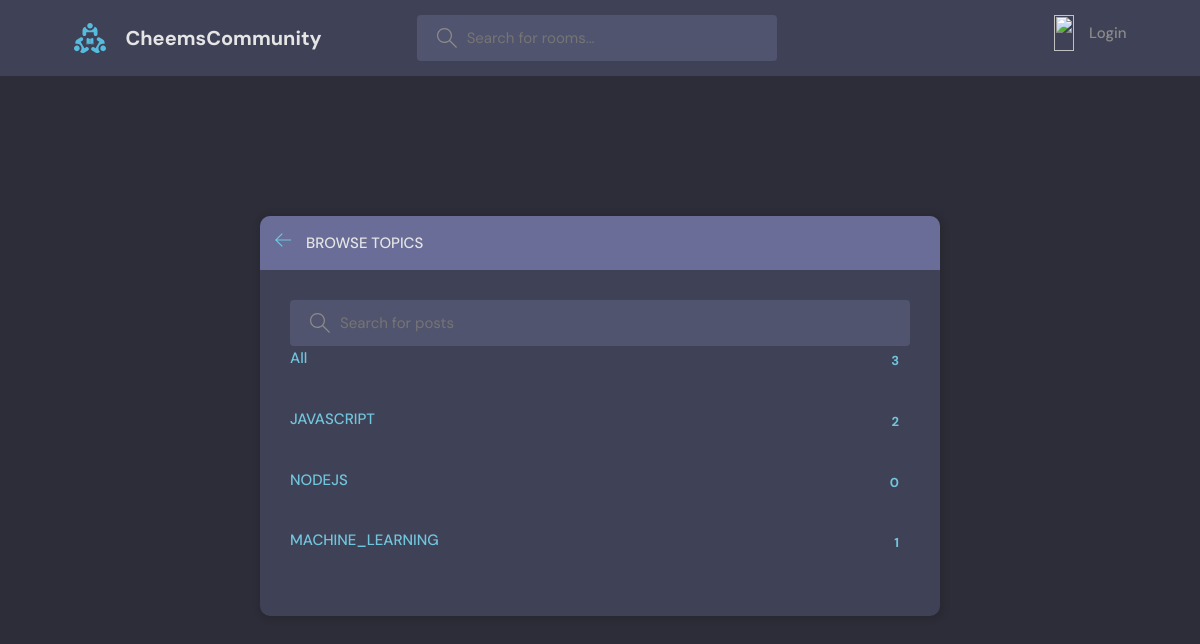
The page /topics/ on the database as committed earlier.
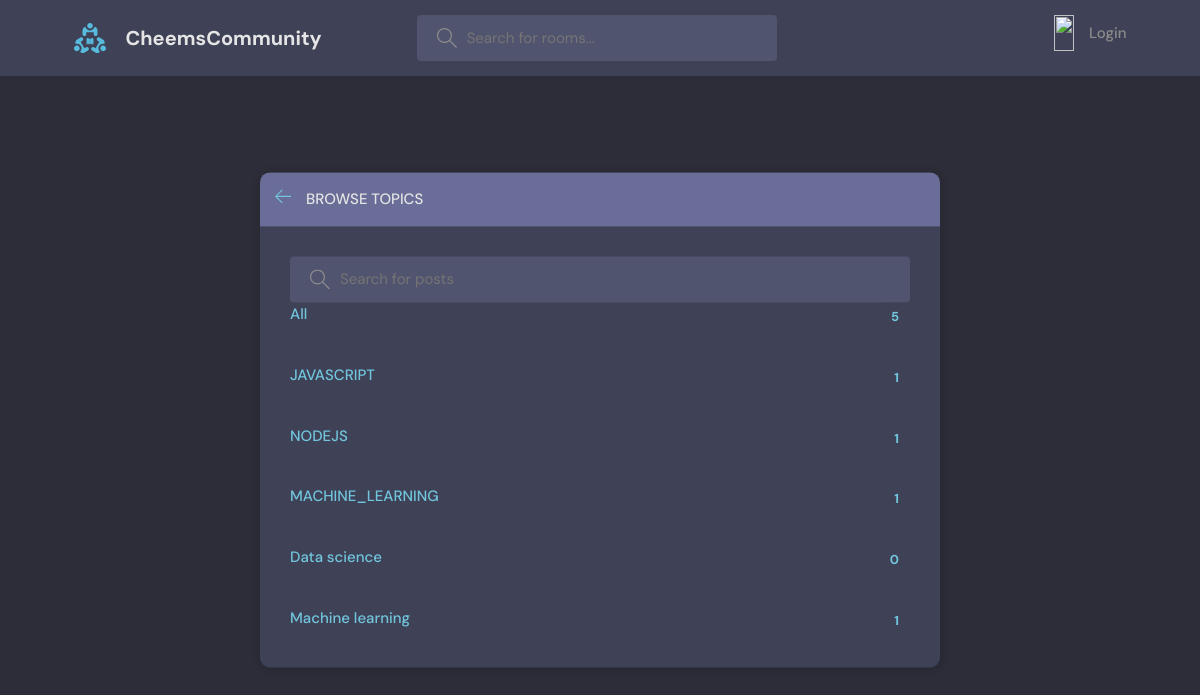
The same page on the database as committed later.
### base/models.py (models this page shows, shortened)
class Topic(models.Model):
    name = models.CharField(max_length=200)

### base/views.py (the view)
# urls.py: path('topics/', views.topics, name='topics'),
def topics(request):
    q = request.GET.get('q') if request.GET.get('q') != None else ''
    topics = Topic.objects.filter(Q(name__icontains=q))
    context = {'topics':topics}
    return render(request, 'base/topic.html', context)

### base/templates/base/topic.html (shortened to what this page needs)
{% extends 'main.html' %}
{% block content %}
    <main class="create-room layout">
      <div class="container">
        <div class="layout__box">
          <div class="layout__boxHeader">
            <div class="layout__boxTitle">
              <a href="{% url 'home' %}">
                <svg version="1.1" xmlns="http://www.w3.org/2000/svg" width="32" height="32" viewBox="0 0 32 32">
                  <title>arrow-left</title>
                  <path
                    d="M13.723 2.286l-13.723 13.714 13.719 13.714 1.616-1.611-10.96-10.96h27.625v-2.286h-27.625l10.965-10.965-1.616-1.607z"
                  ></path>
                </svg>
              </a>
              <h3>Browse Topics</h3>
            </div>
          </div>
          <div class="topics-page layout__body">
            <form class="header__search">
              <label>
                <input type='text' name='q' placeholder="Search for posts" />
              </label>
            </form>
            <ul class="topics__list">
              <li>
                <a href='{% url 'home' %}' class="active">All <span>{{topics.count}}</span></a>
              </li>
            </ul>
            {% for topic in topics %}
            <ul class="topics__list">
              <li>
                <a href='{% url 'home' %}?q={{topic.name}}' class="active">{{topic.name}}<span>{{topic.room_set.count}}</span></a>
              </li>
            </ul>
            {% endfor %}
          </div>
        </div>
      </div>
    </main>
{% endblock %}

### templates/main.html (shortened to what this page needs)
<!DOCTYPE html>
<html lang="en">
{% load static %}
  <head>
    <link rel="stylesheet" href="{% static 'styles/style.css' %}" />
  </head>
<body>
    {% include 'navigation.html' %}
    {% block content %}
    {% endblock %}
</body>
</html>

### templates/navigation.html (shortened to what this page needs)
<header class="header header--loggedIn">
    <div class="container">
      <a href="/" class="header__logo">
        <img src="assets/logo.svg" />
        <h1>CheemsCommunity</h1>
      </a>
      <form class="header__search" method='GET' action='{% url 'home' %}'>
        <label>
          <input type='text' name='q' placeholder="Search for rooms..." />
        </label>
      </form>
      <nav class="header__menu">
        {% if request.user.is_authenticated %}
        <div class="header__user">
          <a href='{% url 'user-profile' request.user.id %}'>
            <div class="avatar avatar--medium active">
              <img src="{{request.user.avatar.url}}" />
            </div>
            <p>{{request.user}}<span>@{{request.user}}</span></p>
          </a>
          <button class="dropdown-button">
            <svg version="1.1" xmlns="http://www.w3.org/2000/svg" width="32" height="32" viewBox="0 0 32 32">
              <title>chevron-down</title>
              <path d="M16 21l-13-13h-3l16 16 16-16h-3l-13 13z"></path>
            </svg>
          </button>
        </div>
        <div class="dropdown-menu">
          <a href="settings.html" class="dropdown-link"
            ><svg version="1.1" xmlns="http://www.w3.org/2000/svg" width="32" height="32" viewBox="0 0 32 32">
              <title>tools</title>
              <path
                d="M27.465 32c-1.211 0-2.35-0.471-3.207-1.328l-9.392-9.391c-2.369 0.898-4.898 0.951-7.355 0.15-3.274-1.074-5.869-3.67-6.943-6.942-0.879-2.682-0.734-5.45 0.419-8.004 0.135-0.299 0.408-0.512 0.731-0.572 0.32-0.051 0.654 0.045 0.887 0.277l5.394 5.395 3.586-3.586-5.394-5.395c-0.232-0.232-0.336-0.564-0.276-0.887s0.272-0.596 0.572-0.732c2.552-1.152 5.318-1.295 8.001-0.418 3.274 1.074 5.869 3.67 6.943 6.942 0.806 2.457 0.752 4.987-0.15 7.358l9.392 9.391c0.844 0.842 1.328 2.012 1.328 3.207-0 2.5-2.034 4.535-4.535 4.535zM15.101 19.102c0.26 0 0.516 0.102 0.707 0.293l9.864 9.863c0.479 0.479 1.116 0.742 1.793 0.742 1.398 0 2.535-1.137 2.535-2.535 0-0.668-0.27-1.322-0.742-1.793l-9.864-9.863c-0.294-0.295-0.376-0.74-0.204-1.119 0.943-2.090 1.061-4.357 0.341-6.555-0.863-2.631-3.034-4.801-5.665-5.666-1.713-0.561-3.468-0.609-5.145-0.164l4.986 4.988c0.391 0.391 0.391 1.023 0 1.414l-5 5c-0.188 0.188-0.441 0.293-0.707 0.293s-0.52-0.105-0.707-0.293l-4.987-4.988c-0.45 1.682-0.397 3.436 0.164 5.146 0.863 2.631 3.034 4.801 5.665 5.666 2.2 0.721 4.466 0.604 6.555-0.342 0.132-0.059 0.271-0.088 0.411-0.088z"
              ></path>
            </svg>
            Settings</a
          >
          <a href='{% url 'logout' %}' class="dropdown-link"
            ><svg version="1.1" xmlns="http://www.w3.org/2000/svg" width="32" height="32" viewBox="0 0 32 32">
              <title>sign-out</title>
              <path
                d="M3 0h22c0.553 0 1 0 1 0.553l-0 3.447h-2v-2h-20v28h20v-2h2l0 3.447c0 0.553-0.447 0.553-1 0.553h-22c-0.553 0-1-0.447-1-1v-30c0-0.553 0.447-1 1-1z"
              ></path>
              <path
                d="M21.879 21.293l1.414 1.414 6.707-6.707-6.707-6.707-1.414 1.414 4.293 4.293h-14.172v2h14.172l-4.293 4.293z"
              ></path>
            </svg>
            Logout</a
          >
        </div>
        {% else %}
            <a href="{% url 'login' %}">
            <img src="" />
            <p>Login</p>
            </a>
        {% endif %}
      </nav>
    </div>
  </header>

### static/styles/style.css (style rules this page uses)
:root { --color-main: #71c6dd; --color-main-light: #e1f6fb; --color-dark: #3f4156; --color-dark-medium: #51546e; --color-dark-light: #696d97; --color-light: #e5e5e5; --color-gray: #8b8b8b; --color-light-gray: #b2bdbd; --color-bg: #2d2d39; --color-success: #5dd693; --color-error: #fc4b0b; }
* { font-family: "DM Sans", -apple-system, BlinkMacSystemFont, "Segoe UI", Roboto, Oxygen, Ubuntu, Cantarell, "Open Sans", "Helvetica Neue", sans-serif; margin: 0; padding: 0; box-sizing: border-box; text-rendering: optimizeLegibility; font-size: inherit; }
html { font-size: 56.25%; }
@media only screen and (min-width: 1200px) { html { font-size: 62.5%; } }
body { line-height: 1.6; font-weight: 400; font-size: 1.5rem; color: var(--color-light-gray); background-color: var(--color-bg); min-height: 100vh; }
img { width: 100%; }
a { display: inline-block; color: var(--color-main); text-decoration: none; }
.container { max-width: 120rem; width: 90%; margin: auto; }
.header { padding: 1.5rem; background-color: var(--color-dark); }
.header > .container { display: flex; gap: 9.5rem; }
.header__logo, .header__user { display: flex; gap: 2rem; align-items: center; }
.header__logo > img { height: 3.2rem; width: 3.2rem; }
.header__logo > h1 { font-weight: 700; font-size: 2rem; color: var(--color-light); }
.header__search > label { background-color: var(--color-dark-medium); padding: 1.3rem 1rem; display: flex; align-items: center; gap: 1rem; border-radius: 4px; }
.header__search svg { fill: var(--color-gray); width: 2rem; height: 2rem; margin-left: 1rem; }
.header__search input { width: 30rem; background: transparent; border: none; outline: none; color: var(--color-light); }
.header__menu { margin-left: auto; position: relative; }
.header__menu a { display: flex; gap: 1.5rem; align-items: center; font-weight: 500; text-decoration: none; color: var(--color-gray); }
.header__menu img { height: 3.6rem; }
.header__menu p { line-height: 1.2; }
.layout { margin-top: 2.4rem; }
.layout > .container { display: flex; justify-content: space-between; align-items: flex-start; }
.layout__box { width: 90%; max-width: 48rem; min-height: 40rem; position: absolute; top: 50%; left: 50%; transform: translate(-50%, -46%); background-color: var(--color-dark); border-radius: 1rem; box-shadow: 1px 1px 6px 3px rgba(0, 0, 0, 0.1); overflow: hidden; }
.layout__boxHeader { display: flex; padding: 1.5rem; background-color: var(--color-dark-light); }
.layout__boxTitle { display: flex; gap: 1.5rem; align-items: center; }
.layout__boxTitle h3 { text-transform: uppercase; font-weight: 500; color: var(--color-light); }
.layout__boxTitle svg { width: 1.6rem; height: 1.6rem; fill: var(--color-main); }
.layout__body { margin: 3rem; }
.topics__list { list-style: none; }
.topics__list li a { display: flex; justify-content: space-between; margin-bottom: 3rem; font-weight: 500; color: var(--color-light-gray); transition: all 0.3s ease-in-out; }
.topics__list li a.active, .topics__list li a:hover { color: var(--color-main); }
.topics__list li a span { padding: 0.5rem 1rem; background-color: var(--color-dark); border-radius: 3px; font-size: 1.3rem; font-weight: 700; letter-spacing: 1px; }
.topics-page .header__search { display: block; }
.create-room.layout .layout__box { max-width: 68rem; }

Rows that differ between the two databases and show on the page:
computed for Topic "JAVASCRIPT": room_set.count "2" → "1"
computed for Topic "NODEJS": room_set.count "0" → "1"
added Topic: name "Data science", room_set.count "0"
added Topic: name "Machine learning", room_set.count "1"
Other text that changed with them:
{{ topics.count }}: "3" → "5"
